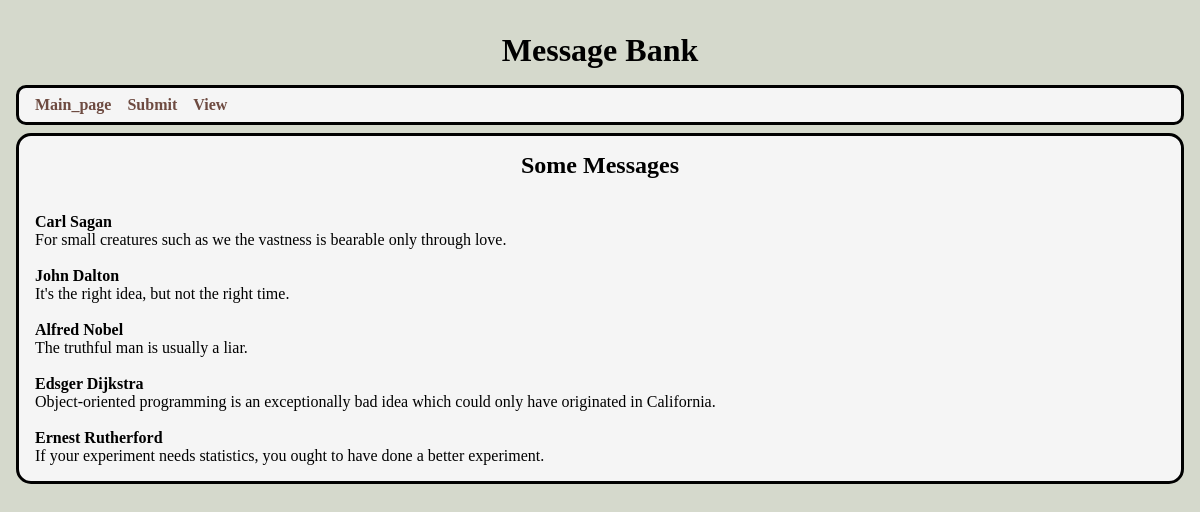
Screenshot of /view/ with the database file from the repository.
### tables this page shows
CREATE TABLE messages (id integer PRIMARY KEY AUTOINCREMENT, name text, message text);

### app.py (the view)
@app.route('/view/', methods=['GET'])
def view():
  return render_template('view.html', messages=random_messages())

### app.py (called while the page is built)
def get_message_db():
  try:
    return g.message_db
  except:
    g.message_db = sqlite3.connect("message_db.sqlite")
    cmd = "CREATE TABLE IF NOT EXISTS messages (id integer PRIMARY KEY AUTOINCREMENT, name text, message text)"
    cursor = g.message_db.cursor()
    cursor.execute(cmd)
    cursor.close()
    return g.message_db

def random_messages(limit=5):
  db = get_message_db()
  cursor = db.cursor()
  messages = cursor.execute(f"SELECT message, name FROM messages ORDER BY RANDOM() LIMIT {limit}").fetchall()
  db.close()
  return messages

### templates/view.html
{% extends 'base.html' %}
{% block header %}
    <h1> {% block title %}Some Messages{% endblock %}</h1>
{% endblock %}
{% block content %}
    {% for m in messages %}
        <br><b>{{m.1}}</b>
        <br>{{m.0}}
        <br>
    {% endfor %}
{% endblock %}

### templates/base.html (shortened to what this page needs)
<!doctype html>
<link rel="stylesheet" href="{{ url_for('static', filename='style.css') }}">
<h1> Message Bank </h1>
<nav>
    <ul>
        <li><a href="{{ url_for('main') }}"><b>Main_page</b></a></li>
        <li><a href="{{ url_for('submit') }}"><b>Submit</b></a></li>
        <li><a href="{{ url_for('view') }}"><b>View</b></a></li>
    </ul>
</nav>
<section class="content">
    <header>
        {% block header %}{% endblock %}
    </header>
    {% block content %}{% endblock %}
</section>

### static/style.css (style rules this page uses)
h1 { margin: 1rem 0; text-align: center; }
a { color: #6E4B41; text-decoration: none; }
nav { background: #f5f5f5; padding: 0 0.5rem; border-style: solid; border-color: black; border-radius: 10px; margin-bottom: 0.5rem; }
nav ul { display: flex; list-style: none; margin: 0; padding: 0; }
nav ul li a { display: block; padding: 0.5rem; }
.content { background: #f5f5f5; padding: 0 1rem 1rem; border-style: solid; border-radius: 15px; }

### rows the page displays
messages: name "Carl Sagan", message "For small creatures such as we the vastness is bearable only through love."
messages: name "John Dalton", message "It's the right idea, but not the right time."
messages: name "Alfred Nobel", message "The truthful man is usually a liar."
messages: name "Edsger Dijkstra", message "Object-oriented programming is an exceptionally bad idea which could only have originated in California."
messages: name "Ernest Rutherford", message "If your experiment needs statistics, you ought to have done a better experiment."
